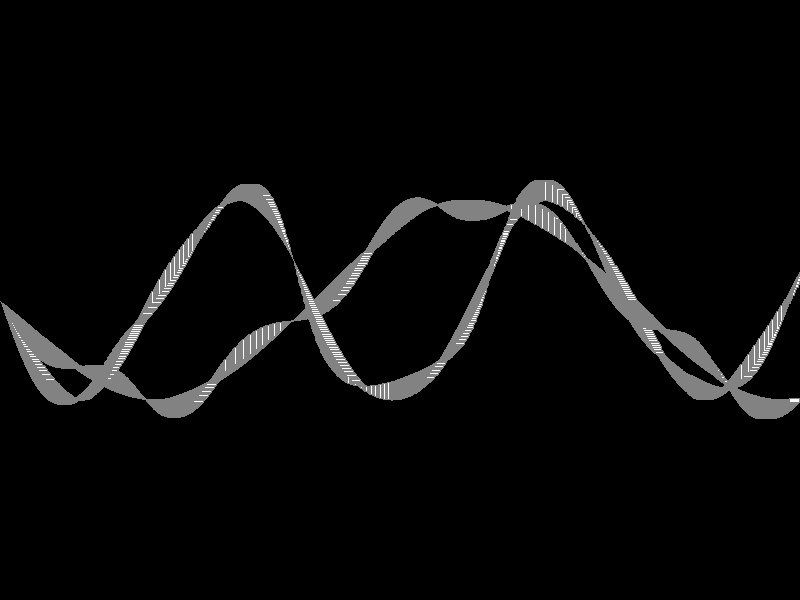
Frame 1 (no input)
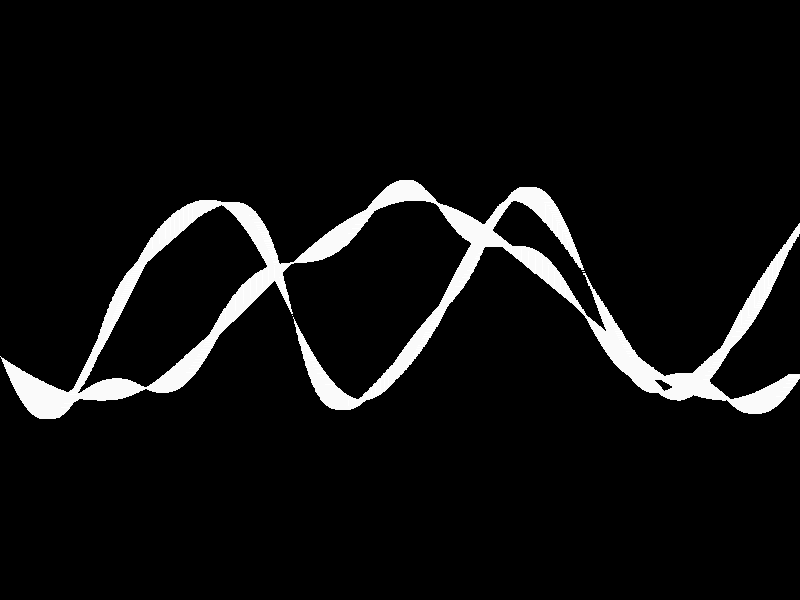
Frame 60 (the mouse pressed at the canvas centre just before this capture)
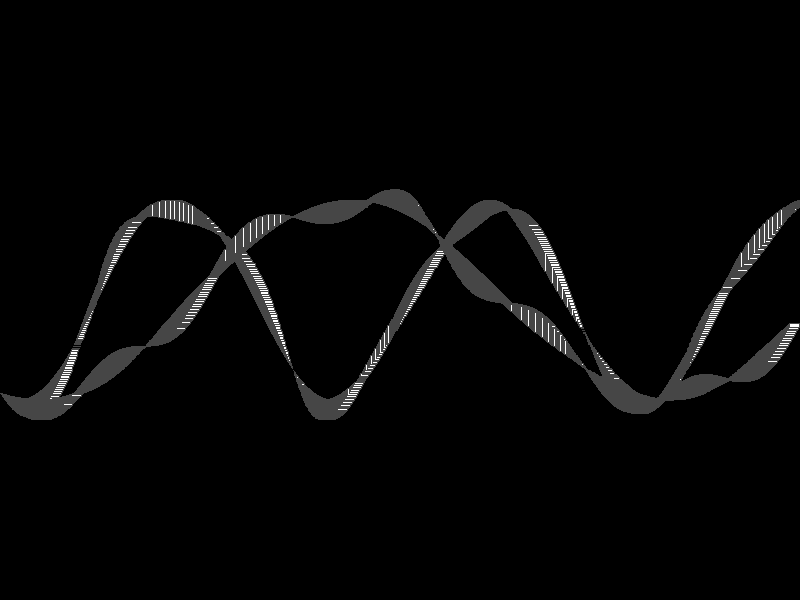
Frame 120 (the mouse held since frame 60 and released just before this capture)

The Processing sketch that drew these frames (run headless with seeded random() and noise(); from frame 60 on, the mouse is pressed at the canvas centre):

// Processing sketch: sketch_151203e
// ── sketch_151203e.pde
//ropes
void setup() {
  size(800, 600);
}
void draw() {
  background(0);
  for(int x= 0; x<width; x++) {
    stroke(sin(frameCount*0.03)*127+127); //0-255
    rect(
      x,
      sin(x*0.01+(frameCount*0.01))*100+(height*0.5),
      sin(x*0.022)*10,
      sin(x*0.043)*20
    );
    rect(
      x,
      sin(x*0.02+(frameCount*0.01))*100+(height*0.5),
      sin(x*0.032)*10,
      sin(x*0.043)*20
    );
  }
}
